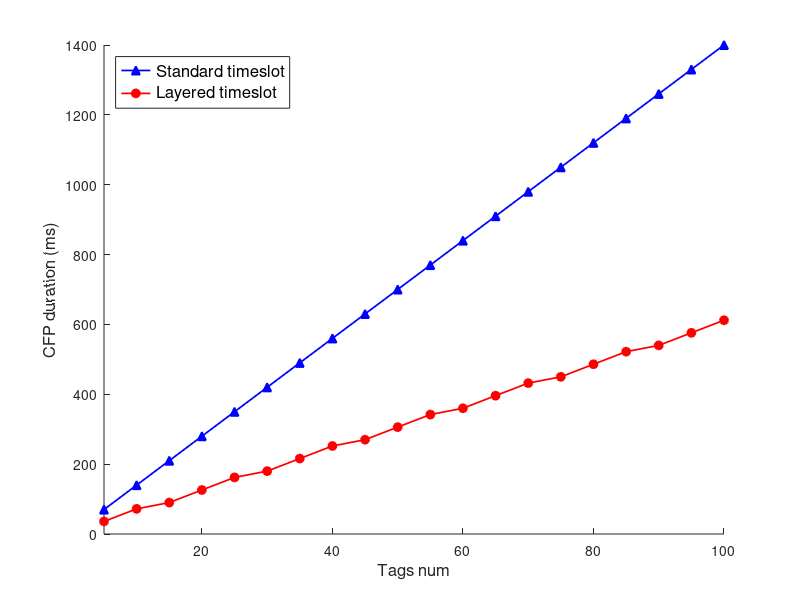

Recreate this plot in MATLAB.
%节点数量任何增加吗？而且是增加到多少比较好？

tags =5:5:100;
% 从100ms到2000ms，以50ms为步长%计算数量 
%
quantity1 = tags * 7 *2; % 第一条曲线：数量 = 时间 /14ms    
quantity2 = ceil(tags/3.0) * 9 *2; % 第二条曲线：数量 = 时间 /6ms   你别说还可能真的是这样子的

% 创建一个图形  
figure;  

% 设定颜色  
colors = lines(2); % 生成不同的颜色  

hold on; % 保持当前图形  
% 为每个节点绘制线图和点标记  
plot(tags, quantity1, 'DisplayName', "Standard timeslot", ...  
         'LineWidth', 1.25, 'Color', 'b', 'Marker', '^', ...  
         'MarkerSize', 6, 'MarkerFaceColor', 'b', ...  
         'MarkerEdgeColor', 'b'); % 设置边缘颜色为黑色  
plot(tags, quantity2, 'DisplayName',"Layered timeslot", ...  
         'LineWidth', 1.25, 'Color', 'r', 'Marker', 'o', ...  
         'MarkerSize', 6, 'MarkerFaceColor', 'r', ...  
         'MarkerEdgeColor',  'r'); % 设置边缘颜色为黑色  

hold off; % 释放图形  

% % 添加图例  
% legend show;  
% 添加图例并设置字体大小  
lgd = legend('show'); % 显示图例并返回句柄  
set(lgd, 'FontSize', 12, 'Location',  'NorthWest'); % 设置图例文本的字体大小  


% 添加标签和标题  
xlabel('Tags num', 'FontSize', 12);  
ylabel('CFP duration (ms)', 'FontSize', 12);  
% title('Maximum tags in one cycle', 'FontSize', 24);  
% grid on; % 添加网格  
% set(gca, 'FontSize', 10); % 设置坐标轴字体大小  

% 设置坐标轴范围以确保所有数据都可见  
xlim([min(tags) max(tags)]); % 设置横坐标范围

hold off; %释放图形
